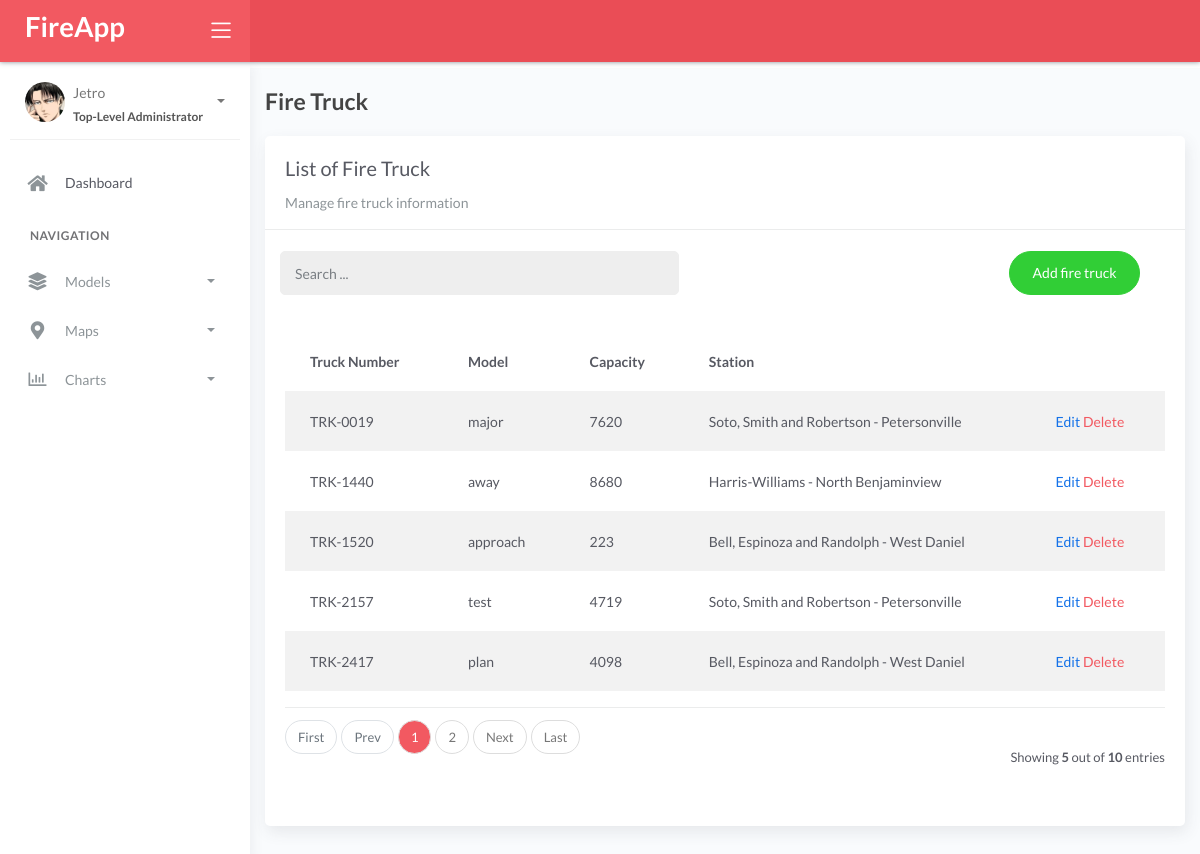
The page /firetruck/ on the database its author committed.
### fire/models.py (models this page shows, shortened)
class BaseModel(models.Model):
    created_at = models.DateTimeField(auto_now_add=True, db_index=True)
    updated_at = models.DateTimeField(auto_now=True)
    class Meta:
        abstract = True

class FireTruck(BaseModel):
    truck_number = models.CharField(max_length=150)
    model = models.CharField(max_length=150)
    capacity = models.CharField(max_length=150)
    station = models.ForeignKey(FireStation, on_delete=models.CASCADE)
    class Meta:
        verbose_name = 'Fire Truck'

class FireStation(BaseModel):
    name = models.CharField(max_length=150)
    latitude = models.DecimalField(
        max_digits=22, decimal_places=16, null=True, blank=True)
    longitude = models.DecimalField(
        max_digits=22, decimal_places=16, null=True, blank=True)
    address = models.CharField(max_length=150)
    city = models.CharField(max_length=150)
    country = models.CharField(max_length=150)
    class Meta:
        verbose_name = 'Fire Station'
    def __str__(self):
        return f"{self.name} - {self.city}"

### fire/views.py (the view)
# urls.py: path('firetruck/', views.FireTruckList.as_view(), name='firetruck'),
class FireTruckList(ListView):
    model = FireTruck
    context_object_name = 'firetruck'
    template_name = 'firetruck/list.html'
    paginate_by = 5
    def get_queryset(self, *args, **kwargs):
        qs = super().get_queryset(*args, **kwargs).order_by('truck_number')
        if self.request.GET.get("q") != None:
            query = self.request.GET.get('q')
            qs = qs.filter(Q(truck_number__icontains=query))
        return qs

### templates/firetruck/list.html (shortened to what this page needs)
{% extends 'base.html' %} {% load static %} {% block content %}
<div class="content">
  <div class="container-fluid">
    <h4 class="page-title mt-4">Fire Truck</h4>
    <div class="row">
      <div class="col-md-12">
        <div class="card">
          <div class="card-header">
            <div class="card-title">List of Fire Truck</div>
            <div class="card-category">Manage fire truck information</div>
          </div>
          <br />
          <div class="col-md-12 row">
            <div class="col-md-6">
              <form
                class="navbar-left navbar-form nav-search mr-md-3"
                action="{% url 'firetruck' %}"
              >
                <div class="input-group">
                  <input
                    type="text"
                    placeholder="Search ..."
                    class="form-control"
                    name="q"
                    value="{{ request.GET.q }}"
                  />
                  <div class="input-group-append">
                    <span class="input-group-text">
                    </span>
                  </div>
                </div>
              </form>
            </div>
            <div class="col-md-6">
              <div class="pull-right">
                <a
                  href="{% url 'firetruck-add' %}"
                  class="btn btn-success btn-rounded"
                  >Add fire truck</a
                >
              </div>
            </div>
          </div>
          <div class="card-body">
            <table class="table table-striped mt-3">
              <thead>
                <tr>
                  <th scope="col">Truck Number</th>
                  <th scope="col">Model</th>
                  <th scope="col">Capacity</th>
                  <th scope="col">Station</th>
                </tr>
              </thead>
              <tbody>
                {% for object in object_list %}
                <tr>
                  <td>{{ object.truck_number }}</td>
                  <td>{{ object.model }}</td>
                  <td>{{ object.capacity }}</td>
                  <td>{{ object.station }}</td>
                  <td>
                    <a href="{% url 'firetruck-edit' object.id %}">Edit</a>
                    <a
                      href="{% url 'firetruck-delete' object.id %}"
                      class="text-danger"
                      >Delete</a
                    >
                  </td>
                </tr>
                {% endfor %}
              </tbody>
            </table>
            {% include 'includes/pagination.html' %}
          </div>
        </div>
      </div>
    </div>
  </div>
</div>
{% endblock %}

### rows shown on the page
FireTruck: truck_number "TRK-0019", model "major", capacity "7620", station "Soto, Smith and Robertson - Petersonville"
FireTruck: truck_number "TRK-1440", model "away", capacity "8680", station "Harris-Williams - North Benjaminview"
FireTruck: truck_number "TRK-1520", model "approach", capacity "223", station "Bell, Espinoza and Randolph - West Daniel"
FireTruck: truck_number "TRK-2157", model "test", capacity "4719", station "Soto, Smith and Robertson - Petersonville"
FireTruck: truck_number "TRK-2417", model "plan", capacity "4098", station "Bell, Espinoza and Randolph - West Daniel"

### other values the page prints
{{ page_num }} "1"
{{ page_num }} "2"
{{ object_list.count }} "5"
{{ paginator.count }} "10"
